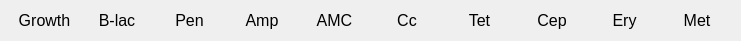
   <widget class="QWidget" name="horizontalLayoutWidget_14">
    <property name="geometry">
     <rect>
      <x>570</x>
      <y>750</y>
      <width>741</width>
      <height>21</height>
     </rect>
    </property>
    <layout class="QHBoxLayout" name="horizontalLayout_14">
     <item>
      <widget class="QLabel" name="label_30">
       <property name="text">
        <string>&lt;html&gt;&lt;head/&gt;&lt;body&gt;&lt;p align=&quot;center&quot;&gt;&lt;span style=&quot; font-size:12pt;&quot;&gt;Growth&lt;/span&gt;&lt;/p&gt;&lt;/body&gt;&lt;/html&gt;</string>
       </property>
       <property name="alignment">
        <set>Qt::AlignRight|Qt::AlignTrailing|Qt::AlignVCenter</set>
       </property>
      </widget>
     </item>
     <item>
      <widget class="QLabel" name="label_31">
       <property name="text">
        <string>&lt;html&gt;&lt;head/&gt;&lt;body&gt;&lt;p align=&quot;center&quot;&gt;&lt;span style=&quot; font-size:12pt;&quot;&gt;B-lac&lt;/span&gt;&lt;/p&gt;&lt;/body&gt;&lt;/html&gt;</string>
       </property>
       <property name="alignment">
        <set>Qt::AlignRight|Qt::AlignTrailing|Qt::AlignVCenter</set>
       </property>
      </widget>
     </item>
     <item>
      <widget class="QLabel" name="label_32">
       <property name="text">
        <string>&lt;html&gt;&lt;head/&gt;&lt;body&gt;&lt;p align=&quot;center&quot;&gt;&lt;span style=&quot; font-size:12pt;&quot;&gt;Pen&lt;/span&gt;&lt;/p&gt;&lt;/body&gt;&lt;/html&gt;</string>
       </property>
       <property name="alignment">
        <set>Qt::AlignRight|Qt::AlignTrailing|Qt::AlignVCenter</set>
       </property>
      </widget>
     </item>
     <item>
      <widget class="QLabel" name="label_33">
       <property name="text">
        <string>&lt;html&gt;&lt;head/&gt;&lt;body&gt;&lt;p align=&quot;center&quot;&gt;&lt;span style=&quot; font-size:12pt;&quot;&gt;Amp&lt;/span&gt;&lt;/p&gt;&lt;/body&gt;&lt;/html&gt;</string>
       </property>
       <property name="alignment">
        <set>Qt::AlignRight|Qt::AlignTrailing|Qt::AlignVCenter</set>
       </property>
      </widget>
     </item>
     <item>
      <widget class="QLabel" name="label_34">
       <property name="text">
        <string>&lt;html&gt;&lt;head/&gt;&lt;body&gt;&lt;p align=&quot;center&quot;&gt;&lt;span style=&quot; font-size:12pt;&quot;&gt;AMC&lt;/span&gt;&lt;/p&gt;&lt;/body&gt;&lt;/html&gt;</string>
       </property>
       <property name="alignment">
        <set>Qt::AlignRight|Qt::AlignTrailing|Qt::AlignVCenter</set>
       </property>
      </widget>
     </item>
     <item>
      <widget class="QLabel" name="label_35">
       <property name="text">
        <string>&lt;html&gt;&lt;head/&gt;&lt;body&gt;&lt;p align=&quot;center&quot;&gt;&lt;span style=&quot; font-size:12pt;&quot;&gt;Cc&lt;/span&gt;&lt;/p&gt;&lt;/body&gt;&lt;/html&gt;</string>
       </property>
       <property name="alignment">
        <set>Qt::AlignRight|Qt::AlignTrailing|Qt::AlignVCenter</set>
       </property>
      </widget>
     </item>
     <item>
      <widget class="QLabel" name="label_36">
       <property name="text">
        <string>&lt;html&gt;&lt;head/&gt;&lt;body&gt;&lt;p align=&quot;center&quot;&gt;&lt;span style=&quot; font-size:12pt;&quot;&gt;Tet&lt;/span&gt;&lt;/p&gt;&lt;/body&gt;&lt;/html&gt;</string>
       </property>
       <property name="alignment">
        <set>Qt::AlignRight|Qt::AlignTrailing|Qt::AlignVCenter</set>
       </property>
      </widget>
     </item>
     <item>
      <widget class="QLabel" name="label_37">
       <property name="text">
        <string>&lt;html&gt;&lt;head/&gt;&lt;body&gt;&lt;p align=&quot;center&quot;&gt;&lt;span style=&quot; font-size:12pt;&quot;&gt;Cep&lt;/span&gt;&lt;/p&gt;&lt;/body&gt;&lt;/html&gt;</string>
       </property>
       <property name="alignment">
        <set>Qt::AlignRight|Qt::AlignTrailing|Qt::AlignVCenter</set>
       </property>
      </widget>
     </item>
     <item>
      <widget class="QLabel" name="label_38">
       <property name="text">
        <string>&lt;html&gt;&lt;head/&gt;&lt;body&gt;&lt;p align=&quot;center&quot;&gt;&lt;span style=&quot; font-size:12pt;&quot;&gt;Ery&lt;/span&gt;&lt;/p&gt;&lt;/body&gt;&lt;/html&gt;</string>
       </property>
       <property name="alignment">
        <set>Qt::AlignRight|Qt::AlignTrailing|Qt::AlignVCenter</set>
       </property>
      </widget>
     </item>
     <item>
      <widget class="QLabel" name="label_39">
       <property name="text">
        <string>&lt;html&gt;&lt;head/&gt;&lt;body&gt;&lt;p align=&quot;center&quot;&gt;&lt;span style=&quot; font-size:12pt;&quot;&gt;Met&lt;/span&gt;&lt;/p&gt;&lt;/body&gt;&lt;/html&gt;</string>
       </property>
       <property name="alignment">
        <set>Qt::AlignRight|Qt::AlignTrailing|Qt::AlignVCenter</set>
       </property>
      </widget>
     </item>
    </layout>
   </widget>
